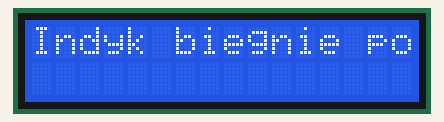
Simulated run of this sketch. Board: Arduino Uno, built with avr-gcc and run on an emulated ATmega328P. Parts: 16×2 character LCD.

Above: at 0.22 s.
At 0.84 s:
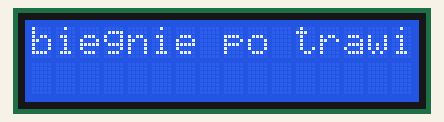
At 1.46 s:
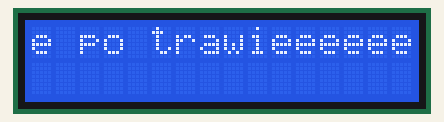
At 2.08 s:
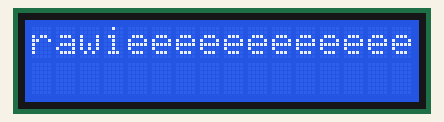
At 2.81 s:
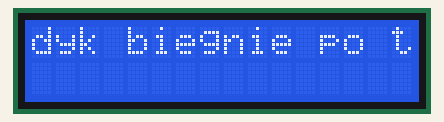

The sketch:

sketch_may08a.ino
```cpp
#include <LiquidCrystal.h>
LiquidCrystal lcd(8, 9, 4, 5, 6, 7);
void setup() {
  lcd.begin(16, 2);

}
void przes (String napis) {
  for (int i = 0; i < napis.length(); i++) {
    lcd.home();
    delay(100);
    int a = 0;
    for (int j = i; j < i + 16 && j < napis.length(); j++) {
      char znak = napis.charAt(j);
      lcd.print(znak);
      a++;
      if(a > napis.length())lcd.print(" ");

    }
  }
}

void loop() {
  lcd.clear();
  przes("Indyk biegnie po trawie");

}
```

Measured:
- by itself, everything shown: repeats every 2.4 s, in 23 steps
